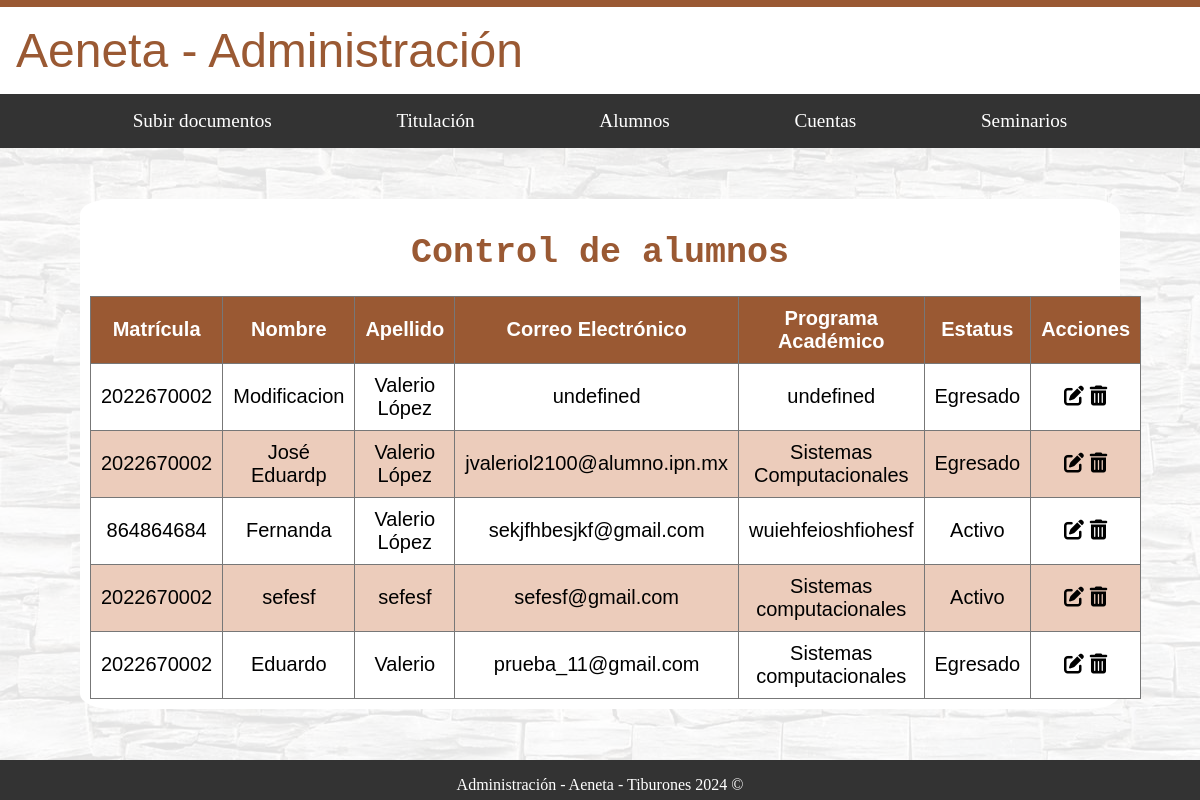
Before: /administracion/alumnos/ with the older database file.
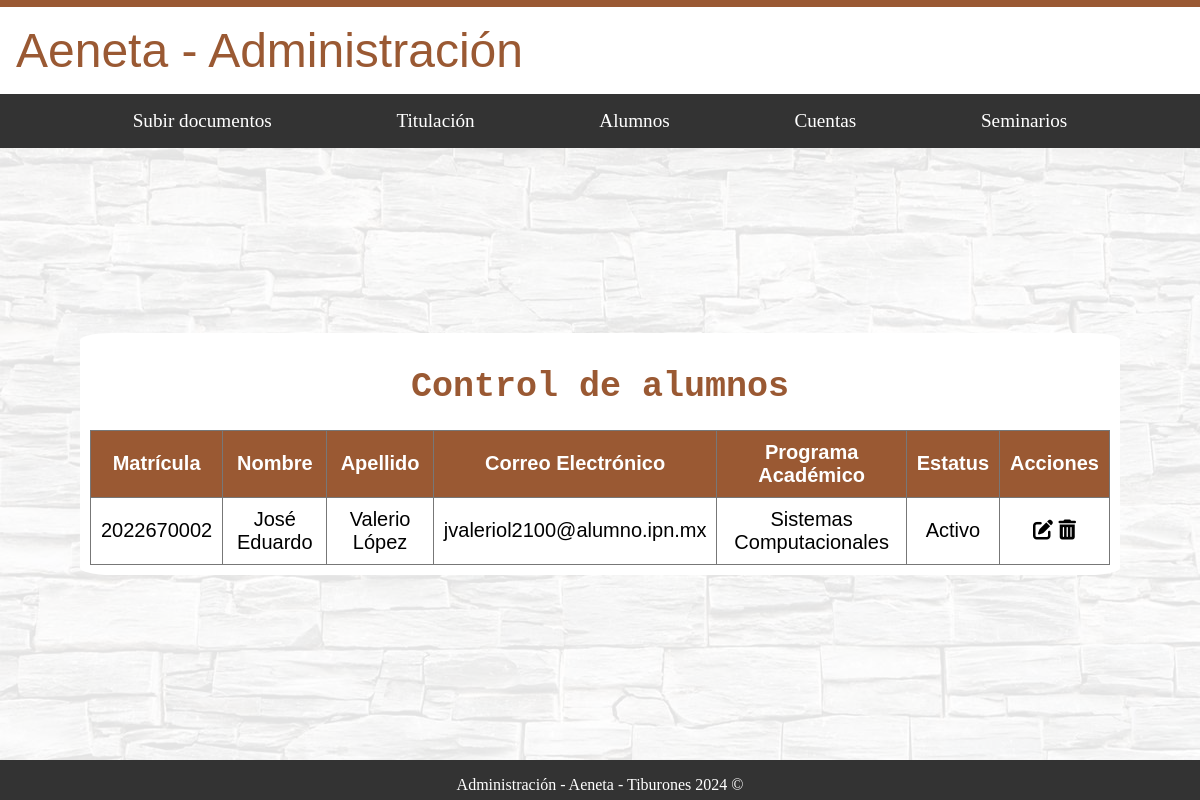
After: the same page with the newer database file.
### usuarios/models.py (models this page shows)
class CustomUser(AbstractUser):
    nombre = models.CharField(max_length=100)
    apellido = models.CharField(max_length=100)
    correo_electronico = models.EmailField(unique=True)
    is_administrador = models.BooleanField(default=False)
    is_alumno = models.BooleanField(default=False)
    is_docente = models.BooleanField(default=False)
    matricula = models.CharField(max_length=20, blank=True, null=True)
    programa_academico = models.CharField(max_length=100, blank=True, null=True)
    estatus = models.CharField(max_length=20, choices=[('activo', 'Activo'), ('egresado', 'Egresado')], blank=True, null=True)
    especialidad = models.CharField(max_length=100, blank=True, null=True)
    departamento_docente = models.CharField(max_length=100, blank=True, null=True)
    cargo = models.CharField(max_length=100, blank=True, null=True)
    departamento_admin = models.CharField(max_length=100, blank=True, null=True)

### administracion/views.py (the view)
# urls.py: path('alumnos/', alumnos_view, name='alumnos'),
def alumnos_view(request):
    alumnos = CustomUser.objects.filter(is_alumno=True)
    return render(request, 'Administracion/alumnos.html', {'alumnos': alumnos})

### administracion/context_processors.py (called while the page is built, shortened)
def admin_info(request):
    return {}

### alumnos/context_processors.py (called while the page is built, shortened)
def alumno_info(request):
    return {}

### docente/context_processors.py (called while the page is built, shortened)
def docente_info(request):
    return {}

### administracion/templates/administracion/alumnos.html (shortened to what this page needs)
{% extends "base_generic_Administracion.html" %}
{% load static%}
{% block content %}
<div id="fondo">
    <div class="contenedor_principal_a letra_texto">
        <h1 class="letra_titulos">Control de alumnos</h1>
        <table>
            <thead>
                <tr>
                    <th>Matrícula</th>
                    <th>Nombre</th>
                    <th>Apellido</th>
                    <th>Correo Electrónico</th>
                    <th>Programa Académico</th>
                    <th>Estatus</th>
                    <th>Acciones</th>
                </tr>
            </thead>
            <tbody>
                {% for alumno in alumnos %}
                <tr>
                    <td>{{ alumno.matricula }}</td>
                    <td>{{ alumno.nombre }}</td>
                    <td>{{ alumno.apellido }}</td>
                    <td>{{ alumno.correo_electronico }}</td>
                    <td>{{ alumno.programa_academico }}</td>
                    <td>{{ alumno.get_estatus_display }}</td>
                    <td>
                        <i class="fas fa-edit" onclick="editAlumno('{{ alumno.id }}')"></i>
                        <i class="fas fa-trash-alt" onclick="deleteAlumno('{{ alumno.id }}')"></i>
                    </td>
                </tr>
                {% endfor %}
            </tbody>
        </table>
    </div>
</div>
{% endblock %}

### administracion/templates/base_generic_Administracion.html (shortened to what this page needs)
<!DOCTYPE html>
{%load static %}
<html lang="es">
<head>
    <link rel="stylesheet" type="text/css" href="{% static 'styles/home_administracion.css' %}">
    <link rel="stylesheet" type="text/css" href="{% static 'styles/subirDoc.css' %}">
    <link rel="stylesheet" type="text/css" href="{% static 'styles/base.css' %}">
    <link rel="stylesheet" type="text/css" href="{% static 'styles/informacion.css' %}">
    <link rel="stylesheet" type="text/css" href="{% static 'styles/nav_bar.css' %}">
    <link rel="stylesheet" type="text/css" href="{% static 'styles/alumno.css' %}">
    <link rel="stylesheet" type="text/css" href="{% static 'styles/crear_cuentas.css' %}">
    <link rel="stylesheet" href="https://cdnjs.cloudflare.com/ajax/libs/font-awesome/6.0.0-beta3/css/all.min.css">
</head>
<body>
    <div id="nombre_sistema" class="header-flex-container">
        <a href="{% url 'administracion:home' %}">
            <span>Aeneta - Administración</span>
        </a>
    </div>
    <nav class="nav_bar" aria-label="Navegación principal">
        <a class="nav-link" href="{% url 'administracion:subir_documento' %}">Subir documentos</a>
        <div class="dropdown">
            <a class="nav-link">Titulación</a>
        </div>
        <a class="nav-link" href="{% url 'administracion:alumnos' %}">Alumnos</a>
        <div class="dropdown">
            <a class="nav-link">Cuentas</a>
        </div>
        <a class="nav-link" href="{% url 'administracion:seminarios' %}">Seminarios</a>
    </nav>
    {% block content %}{% endblock %}
    <footer>
        <p>Administración - Aeneta - Tiburones 2024 ©</p>
    </footer>
</body>
</html>

### administracion/static/styles/home_administracion.css (style rules this page uses)
html { margin: 0; padding: 0; overflow-x: hidden; box-sizing: border-box; }
.header-flex-container, #fondo, footer { width: 100%; max-width: 100%; box-sizing: border-box; }
body { margin: 0; padding: 0; min-height: 100vh; display: flex; flex-direction: column; }
.header-flex-container, #fondo, footer { width: 100%; }
#fondo { position: relative; flex: 1; display: flex; flex-direction: column; justify-content: center; }
#fondo::before { content: ''; background-image: url('/static/image_admin/fondos_admin/Fondo.jpg'); opacity: 0.1; top: 0; left: 0; bottom: 0; right: 0; position: absolute; z-index: -1; }
.letra_titulos { font-family: monospace; color: #9A5933; font-size: 35px; text-align: center; }
.letra_texto { font-family: sans-serif; color: black; font-size: 20px; text-align: justify; }
.header-flex-container { display: flex; justify-content: space-between; align-items: center; padding: 1rem; background-color: #fff; border-top: 7px solid #9A5933; font-family: 'Malgun Gothic Semilight', sans-serif; }
.header-flex-container span { font-size: 3rem; color: #9A5933; font-weight: 300; }
.header-flex-container a, .header-flex-container a:visited { text-decoration: none; color: inherit; }
footer { background: #333; color: white; text-align: center; height: 40px; width: 100%; }

### administracion/static/styles/subirDoc.css (style rules this page uses)
.letra_titulos { font-family: monospace; color: #9A5933; font-size: 35px; text-align: center; }
.letra_texto { font-family: sans-serif; color: black; font-size: 20px; text-align: justify; }

### administracion/static/styles/base.css (style rules this page uses)
.header-flex-container { display: flex; justify-content: space-between; align-items: center; }

### administracion/static/styles/nav_bar.css (style rules this page uses)
.nav_bar { display: flex; justify-content: space-evenly; align-items: center; position: sticky; top: 0; background: #333333; padding: .5rem .5rem; z-index: 1029; }
.nav-link, .dropbtn { color: white; text-decoration: none; padding: 0.5rem 0; font-size: 1.2rem; transition: opacity 0.3s; }
.dropdown { position: relative; display: inline-block; z-index: 1030; }

### administracion/static/styles/alumno.css (style rules this page uses)
.contenedor_principal_a { margin: auto; width: 85%; padding: 10px; background-color: white; border-radius: 3%; }
table { width: 100%; border-collapse: collapse; background-color: white; }
table th, table td { border: 1px solid #777777; padding: 10px; text-align: center; }
thead th { background-color: #9A5933; color: #fff; }

Changed rows visible on the page:
removed CustomUser: matricula "2022670002", nombre "Modificacion", apellido "Valerio López", correo_electronico "undefined", programa_academico "undefined", estatus "Egresado"
removed CustomUser: matricula "864864684", nombre "Fernanda", apellido "Valerio López", correo_electronico "sekjfhbesjkf@gmail.com", programa_academico "wuiehfeioshfiohesf", estatus "Activo"
removed CustomUser: matricula "2022670002", nombre "sefesf", apellido "sefesf", correo_electronico "sefesf@gmail.com", programa_academico "Sistemas computacionales", estatus "Activo"
removed CustomUser: matricula "2022670002", nombre "Eduardo", apellido "Valerio", correo_electronico "prueba_11@gmail.com", programa_academico "Sistemas computacionales", estatus "Egresado"
changed CustomUser "Valerio López": nombre "José Eduardp" → "José Eduardo"; estatus "Egresado" → "Activo"
